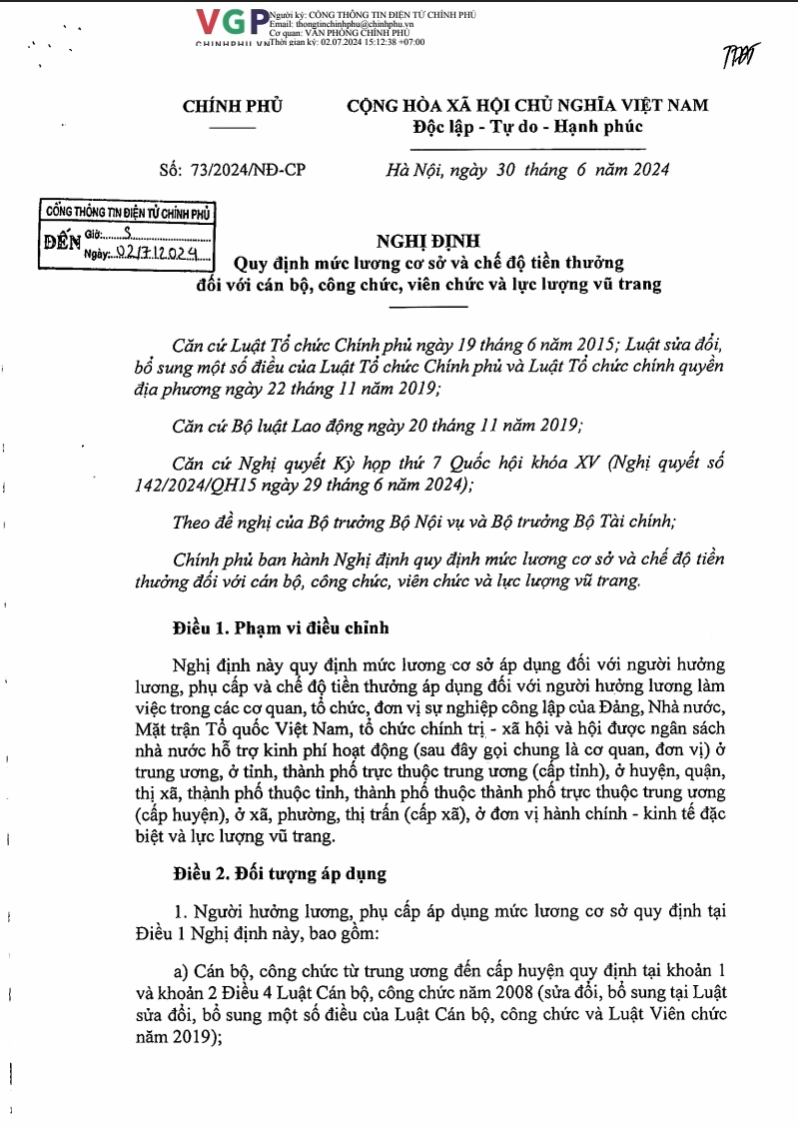
#> input picture data/test_preprocess/image3_35249d6b_clean.png, 798 x 1126 px
$ python -i document_scanner.py   (imports and definitions only)
#> lines starting #> are read from the running program, lines starting #| are printed output that depends on the picture; after the words box and inside, x2 and y2 are one past the last pixel; in counts of white or black regions, pixels touching at a corner belong together
from __future__ import annotations

import math

import cv2
import numpy as np


def _order_points(points: np.ndarray) -> np.ndarray:
    x_sorted = points[np.argsort(points[:, 0]), :]
    left = x_sorted[:2, :]
    right = x_sorted[2:, :]

    left = left[np.argsort(left[:, 1]), :]
    tl, bl = left

    distances = np.linalg.norm(right - tl, axis=1)
    br, tr = right[np.argsort(distances)[::-1], :]
    return np.array([tl, tr, br, bl], dtype=np.float32)


def _four_point_transform(image: np.ndarray, points: np.ndarray) -> np.ndarray:
    rect = _order_points(points.astype(np.float32))
    tl, tr, br, bl = rect

    width_a = np.linalg.norm(br - bl)
    width_b = np.linalg.norm(tr - tl)
    max_width = int(max(width_a, width_b))

    height_a = np.linalg.norm(tr - br)
    height_b = np.linalg.norm(tl - bl)
    max_height = int(max(height_a, height_b))

    dst = np.array(
        [[0, 0], [max_width - 1, 0], [max_width - 1, max_height - 1], [0, max_height - 1]],
        dtype=np.float32,
    )
    matrix = cv2.getPerspectiveTransform(rect, dst)
    return cv2.warpPerspective(image, matrix, (max_width, max_height))


# [19 lines left out: functions _angle_between_vectors_degrees, _quad_angle_range, not called in this run]


def _is_valid_quad(
    contour: np.ndarray,
    image_w: int,
    image_h: int,
    min_quad_area_ratio: float,
    max_quad_angle_range: float,
) -> bool:
    if len(contour) != 4:
        return False
    area = cv2.contourArea(contour.astype(np.float32))
    if area <= image_w * image_h * min_quad_area_ratio:
        return False
    quad = contour.reshape(4, 2).astype(np.float32)
    return _quad_angle_range(quad) < max_quad_angle_range


def detect_document_corners(
    image_bgr: np.ndarray,
    min_quad_area_ratio: float = 0.25,
    max_quad_angle_range: float = 40.0,
    rescaled_height: float = 500.0,
) -> np.ndarray:
    ratio = image_bgr.shape[0] / rescaled_height
    resized = cv2.resize(
        image_bgr,
        (int(image_bgr.shape[1] / ratio), int(rescaled_height)),
        interpolation=cv2.INTER_AREA,
    )
    gray = cv2.cvtColor(resized, cv2.COLOR_BGR2GRAY)
    gray = cv2.GaussianBlur(gray, (7, 7), 0)
    kernel = cv2.getStructuringElement(cv2.MORPH_RECT, (9, 9))
    closed = cv2.morphologyEx(gray, cv2.MORPH_CLOSE, kernel)
    edged = cv2.Canny(closed, 0, 84)

    contours, _ = cv2.findContours(edged.copy(), cv2.RETR_EXTERNAL, cv2.CHAIN_APPROX_SIMPLE)
    contours = sorted(contours, key=cv2.contourArea, reverse=True)[:5]

    for contour in contours:
        perimeter = cv2.arcLength(contour, True)
        approx = cv2.approxPolyDP(contour, 0.02 * perimeter, True)
        if _is_valid_quad(
            approx,
            image_w=resized.shape[1],
            image_h=resized.shape[0],
            min_quad_area_ratio=min_quad_area_ratio,
            max_quad_angle_range=max_quad_angle_range,
        ):
            return approx.reshape(4, 2).astype(np.float32) * ratio

    h, w = image_bgr.shape[:2]
    return np.array([[0, 0], [w - 1, 0], [w - 1, h - 1], [0, h - 1]], dtype=np.float32)


# [15 lines left out: function run_document_scanner, not called in this run]


def _full_image_corners(image_bgr: np.ndarray) -> np.ndarray:
    h, w = image_bgr.shape[:2]
    return np.array([[0, 0], [w - 1, 0], [w - 1, h - 1], [0, h - 1]], dtype=np.float32)


def _interactive_adjust_corners(
    image_bgr: np.ndarray, corners: np.ndarray, window_name: str = "Manual Corner Adjust"
) -> np.ndarray:
    points = corners.astype(np.float32).copy()
    original_points = points.copy()
    drag_state = {"idx": None}
    render_state = {"scale": 1.0, "offset_x": 0, "offset_y": 0, "view_w": 0, "view_h": 0}
    radius_px = 16

    def draw() -> np.ndarray:
        try:
            _, _, window_w, window_h = cv2.getWindowImageRect(window_name)
            view_w = max(window_w, 1)
            view_h = max(window_h, 1)
        except Exception:
            view_w, view_h = 1200, 800

        image_h, image_w = image_bgr.shape[:2]
        scale = min(view_w / image_w, view_h / image_h)
        scale = max(scale, 1e-6)
        disp_w = max(1, int(image_w * scale))
        disp_h = max(1, int(image_h * scale))
        offset_x = (view_w - disp_w) // 2
        offset_y = (view_h - disp_h) // 2

        render_state["scale"] = scale
        render_state["offset_x"] = offset_x
        render_state["offset_y"] = offset_y
        render_state["view_w"] = view_w
        render_state["view_h"] = view_h

        resized = cv2.resize(image_bgr, (disp_w, disp_h), interpolation=cv2.INTER_AREA)
        canvas = np.full((view_h, view_w, 3), 235, dtype=np.uint8)
        canvas[offset_y : offset_y + disp_h, offset_x : offset_x + disp_w] = resized

        points_display = points * scale + np.array([offset_x, offset_y], dtype=np.float32)
        polygon = points_display.astype(np.int32).reshape((-1, 1, 2))
        cv2.polylines(canvas, [polygon], True, (0, 255, 255), 2)
        for idx, point in enumerate(points_display):
            x, y = int(point[0]), int(point[1])
            cv2.circle(canvas, (x, y), radius_px, (50, 120, 255), 2)
            cv2.putText(
                canvas,
                str(idx + 1),
                (x + 10, y - 10),
                cv2.FONT_HERSHEY_SIMPLEX,
                0.65,
                (30, 30, 220),
                2,
                cv2.LINE_AA,
            )
        cv2.putText(
            canvas,
            "Drag corners | Enter: apply | R: reset | Esc: cancel",
            (20, 30),
            cv2.FONT_HERSHEY_SIMPLEX,
            0.75,
            (20, 180, 20),
            2,
            cv2.LINE_AA,
        )
        return canvas

    # [31 lines left out: functions display_to_image, on_mouse, not called in this run]

    window_created = False
    try:
        cv2.namedWindow(window_name, cv2.WINDOW_NORMAL)
        initial_w = min(1200, image_bgr.shape[1])
        initial_h = min(900, image_bgr.shape[0])
        cv2.resizeWindow(window_name, initial_w, initial_h)
        cv2.setMouseCallback(window_name, on_mouse)
        window_created = True
    except cv2.error:
        # HighGUI is unavailable (e.g. headless environment). Keep auto corners.
        return points

    try:
        while True:
            cv2.imshow(window_name, draw())
            key = cv2.waitKey(16) & 0xFF
            if key in (13, 10, 32):  # Enter / Return / Space
                break
            if key in (ord("r"), ord("R")):
                points[:] = original_points
            if key == 27:  # Esc
                points[:] = original_points
                break
    finally:
        if window_created:
            cv2.destroyWindow(window_name)

    return points


def run_document_scanner_interactive(
    image_bgr: np.ndarray, use_auto_init: bool = True
) -> dict[str, np.ndarray]:
    corners = detect_document_corners(image_bgr) if use_auto_init else _full_image_corners(image_bgr)
    corners = _interactive_adjust_corners(image_bgr, corners)
    warped_color = _four_point_transform(image_bgr, corners)
    gray = cv2.cvtColor(warped_color, cv2.COLOR_BGR2GRAY)
    sharpen = cv2.GaussianBlur(gray, (0, 0), 3)
    sharpen = cv2.addWeighted(gray, 1.5, sharpen, -0.5, 0)
    warped_binary = cv2.adaptiveThreshold(
        sharpen,
        255,
        cv2.ADAPTIVE_THRESH_GAUSSIAN_C,
        cv2.THRESH_BINARY,
        21,
        15,
    )
    return {"color": warped_color, "binary": warped_binary}

>>> import cv2
>>> picture = cv2.imread('../../data/test_preprocess/image3_35249d6b_clean.png')
#> picture is the input picture: shape (1126, 798, 3); mean B, G, R 235.2, 235.2, 235.2
>>> result = run_document_scanner_interactive(picture)
#> in detect_document_corners, `resized = cv2.resize( image_bgr, (int(image_bgr.shape[1] / ratio), int..`:
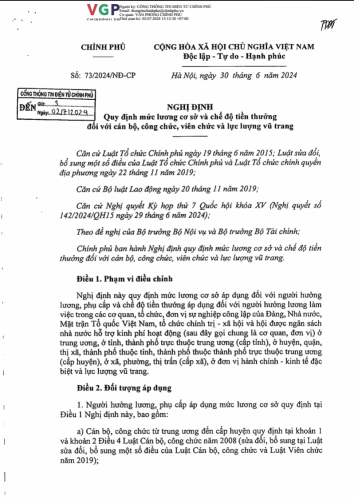
#> resized: shape (500, 354, 3); mean B, G, R 235.2, 235.2, 235.2
#> in detect_document_corners, `gray = cv2.GaussianBlur(gray, (7, 7), 0)`:
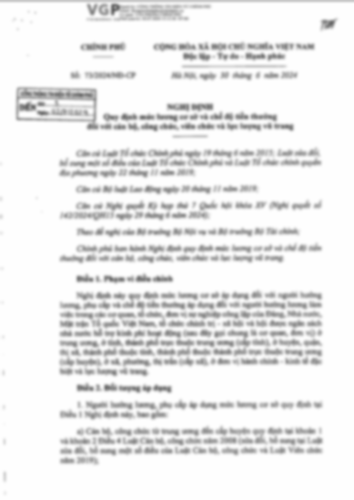
#> gray: shape (500, 354); min 102, max 254, mean 235.4
#> in detect_document_corners, `closed = cv2.morphologyEx(gray, cv2.MORPH_CLOSE, kernel)`:
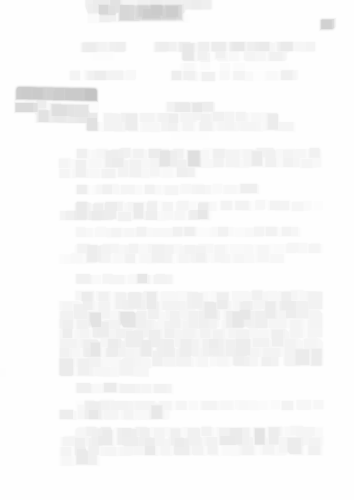
#> closed: shape (500, 354); min 196, max 254, mean 249.2
#> in detect_document_corners, `edged = cv2.Canny(closed, 0, 84)`:
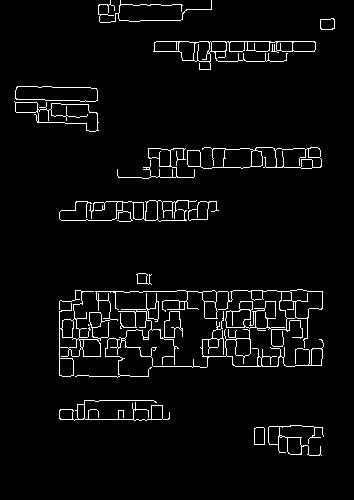
#> edged: shape (500, 354); 3.9% white in thin lines or dots, all inside (x1, y1, x2, y2) = (14, 0, 335, 456)
#> in detect_document_corners, `contours, _ = cv2.findContours(edged.copy(), cv2.RETR_EXTERNAL, cv2.CH..`: contours = 15 contours, 1 with area under 20; largest, box (x1, y1, x2, y2) and area: (59, 289, 323, 377) 3286, (187, 147, 322, 169) 1742, (153, 41, 316, 70) 1735, (14, 101, 99, 132) 1276, (75, 293, 324, 378) 1090
#> in detect_document_corners, `contours = sorted(contours, key=cv2.contourArea, reverse=True)[:5]`: contours = 5 contours; box (x1, y1, x2, y2) and area: (59, 289, 323, 377) 3286, (187, 147, 322, 169) 1742, (153, 41, 316, 70) 1735, (14, 101, 99, 132) 1276, (75, 293, 324, 378) 1090
#> the loop in detect_document_corners, `for contour in contours:` made 5 passes
#> perimeter on passes 1 to 4: 2549, 525.2, 767.3, 280.1
#> in run_document_scanner_interactive, `corners = detect_document_corners(image_bgr) if use_auto_init else _fu..`: corners = [[0, 0], [797, 0], [797, 1125], [0, 1125]]
#> in draw, `points_display = points * scale + np.array([offset_x, offset_y], dtype..`: points_display = [[0, 0], [0.708, 0], [0.708, 0.999], [0, 0.999]]
#> in draw, `polygon = points_display.astype(np.int32).reshape((-1, 1, 2))`: polygon = [[0, 0], [0, 0], [0, 0], [0, 0]]
#> the loop in draw, `for idx, point in enumerate(points_display):` made 4 passes
#> (key Esc is pressed here)
#> in _order_points, `x_sorted = points[np.argsort(points[:, 0]), :]`: x_sorted = [[0, 0], [0, 1125], [797, 0], [797, 1125]]
#> in _order_points, `left = x_sorted[:2, :]`: left = [[0, 0], [0, 1125]]
#> in _order_points, `right = x_sorted[2:, :]`: right = [[797, 0], [797, 1125]]
#> in _order_points, `tl, bl = left`: tl = [0, 0]; bl = [0, 1125]
#> in _order_points, `distances = np.linalg.norm(right - tl, axis=1)`: distances = [797, 1378.7]
#> in _order_points, `br, tr = right[np.argsort(distances)[::-1], :]`: br = [797, 1125]; tr = [797, 0]
#> in _four_point_transform, `rect = _order_points(points.astype(np.float32))`: rect = [[0, 0], [797, 0], [797, 1125], [0, 1125]]
#> in _four_point_transform, `tl, tr, br, bl = rect`: tl = [0, 0]; tr = [797, 0]; br = [797, 1125]; bl = [0, 1125]
#> in _four_point_transform, `width_a = np.linalg.norm(br - bl)`: width_a = 797
#> in _four_point_transform, `height_a = np.linalg.norm(tr - br)`: height_a = 1125
#> in _four_point_transform, `dst = np.array( [[0, 0], [max_width - 1, 0], [max_width - 1, max_heigh..`: dst = [[0, 0], [796, 0], [796, 1124], [0, 1124]]
#> in _four_point_transform, `matrix = cv2.getPerspectiveTransform(rect, dst)`: matrix = [[0.999, 0, 0], [0, 0.999, 0], [0, -1.27e-19, 1]]
#> in _four_point_transform, `return cv2.warpPerspective(image, matrix, (max_width, max_height))`:
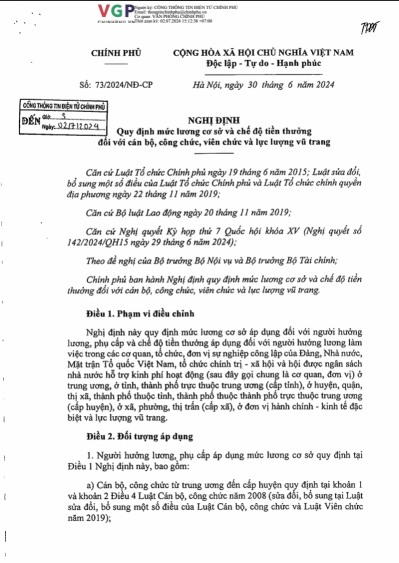
#> returned value: shape (1125, 797, 3) (shown at 1/2 size); mean of channels 0, 1, 2 235.2, 235.2, 235.2; drawn as B, G, R
#> in run_document_scanner_interactive, `sharpen = cv2.addWeighted(gray, 1.5, sharpen, -0.5, 0)`:
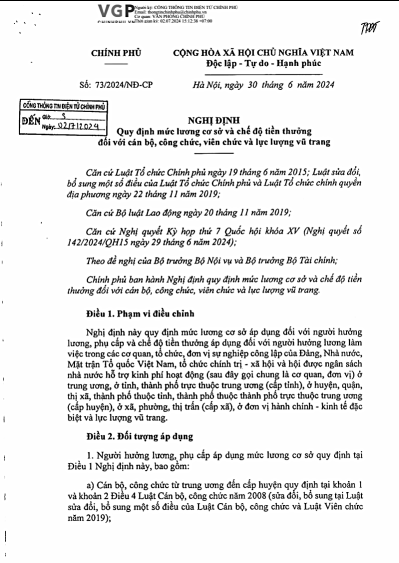
#> sharpen: shape (1125, 797) (shown at 1/2 size); min 0, max 255, mean 233.1
#> in run_document_scanner_interactive, `warped_binary = cv2.adaptiveThreshold( sharpen, 255, cv2.ADAPTIVE_THRE..`:
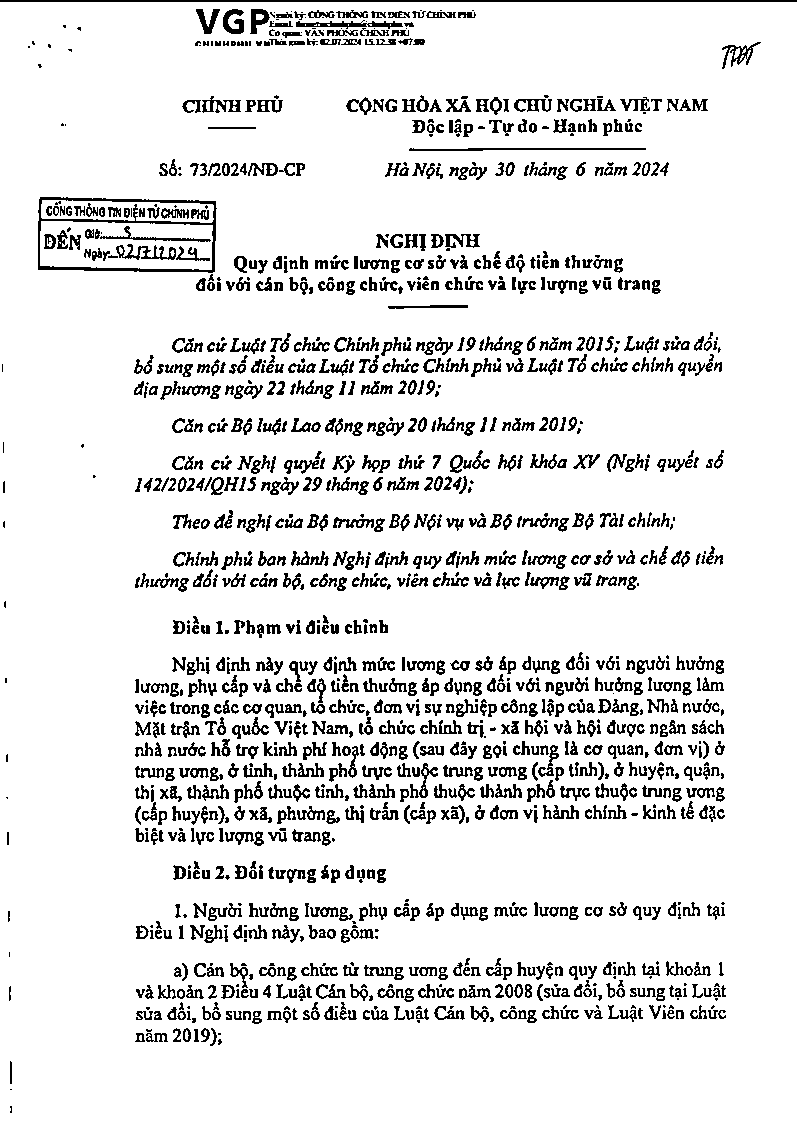
#> warped_binary: shape (1125, 797); 89.8% white; black in thin lines or dots
#> result = 2 items

$ run again, on data/test_preprocess/image_3d87dd97_clean.png
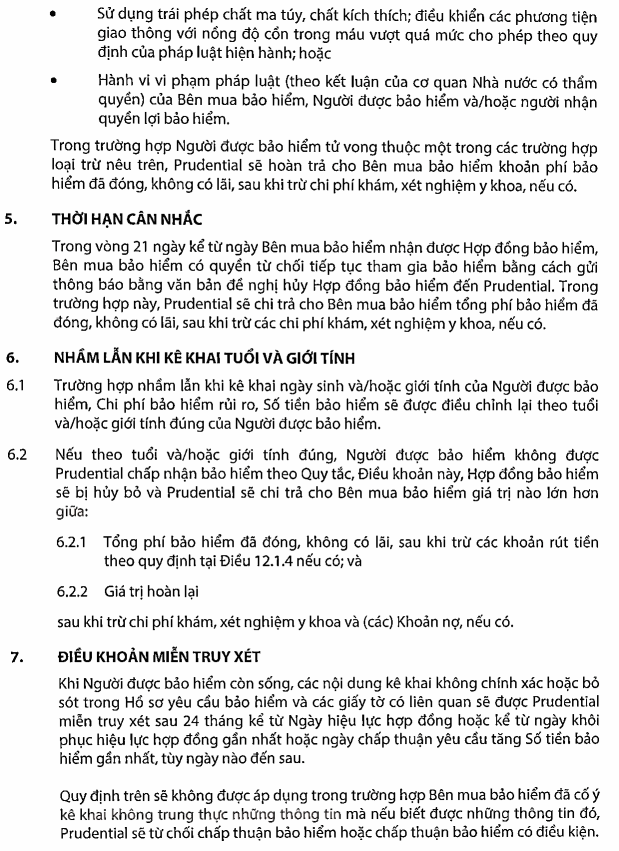
#> input picture data/test_preprocess/image_3d87dd97_clean.png, 1238 x 1702 px (shown at 1/2 size)
#> picture is the input picture: shape (1702, 1238, 3); mean B, G, R 228.6, 228.6, 228.6
#> in detect_document_corners, `edged = cv2.Canny(closed, 0, 84)`:
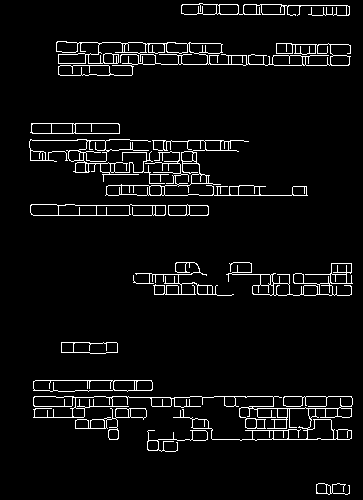
#> edged: shape (500, 363); 4.9% white in thin lines or dots, all inside (x1, y1, x2, y2) = (29, 3, 353, 495)
#> in detect_document_corners, `contours, _ = cv2.findContours(edged.copy(), cv2.RETR_EXTERNAL, cv2.CH..`: contours = 15 contours; largest, box (x1, y1, x2, y2) and area: (56, 41, 351, 76) 3844, (33, 396, 353, 441) 3090, (105, 140, 308, 196) 1668, (226, 262, 353, 296) 1258, (33, 380, 153, 392) 1206
#> in detect_document_corners, `contours = sorted(contours, key=cv2.contourArea, reverse=True)[:5]`: contours = 5 contours; box (x1, y1, x2, y2) and area: (56, 41, 351, 76) 3844, (33, 396, 353, 441) 3090, (105, 140, 308, 196) 1668, (226, 262, 353, 296) 1258, (33, 380, 153, 392) 1206
#> the loop in detect_document_corners, `for contour in contours:` made 5 passes
#> (perimeter, approx) on passes 1 to 2: (1896.7, [[56, 42], [350, 56]]), (2464.6, [[33, 397], [351, 438]])
#> corners = [[0, 0], [1237, 0], [1237, 1701], [0, 1701]]
#> points_display = [[0, 0], [0.727, 0], [0.727, 0.999], [0, 0.999]]
#> polygon = [[0, 0], [0, 0], [0, 0], [0, 0]]
#> the loop in draw, `for idx, point in enumerate(points_display):` made 4 passes
#> x_sorted = [[0, 0], [0, 1701], [1237, 0], [1237, 1701]]
#> left = [[0, 0], [0, 1701]]
#> right = [[1237, 0], [1237, 1701]]
#> in _order_points, `tl, bl = left`: tl = [0, 0]; bl = [0, 1701]
#> distances = [1237, 2103.2]
#> in _order_points, `br, tr = right[np.argsort(distances)[::-1], :]`: br = [1237, 1701]; tr = [1237, 0]
#> rect = [[0, 0], [1237, 0], [1237, 1701], [0, 1701]]
#> in _four_point_transform, `tl, tr, br, bl = rect`: tl = [0, 0]; tr = [1237, 0]; br = [1237, 1701]; bl = [0, 1701]
#> width_a = 1237
#> height_a = 1701
#> dst = [[0, 0], [1236, 0], [1236, 1700], [0, 1700]]
#> matrix = [[0.999, 0, 0], [0, 0.999, 0], [0, 0, 1]]
#> in run_document_scanner_interactive, `warped_binary = cv2.adaptiveThreshold( sharpen, 255, cv2.ADAPTIVE_THRE..`:
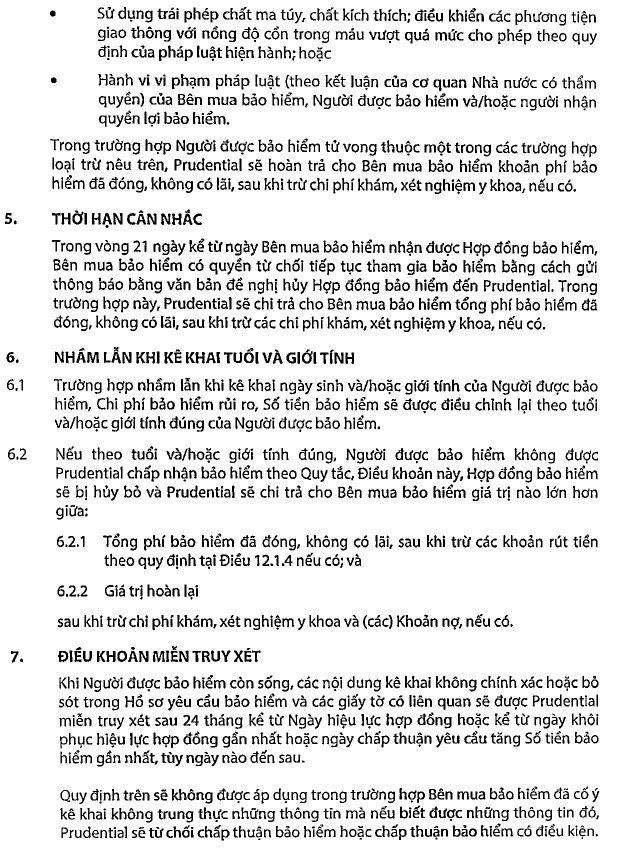
#> warped_binary: shape (1701, 1237) (shown at 1/2 size); 88.4% white; 2319 black regions (203 under 20 px), largest, box (x1, y1, x2, y2) and area: (174, 704, 198, 726) 321, (343, 1578, 373, 1601) 313, (810, 1352, 839, 1376) 308
#> result = 2 items
